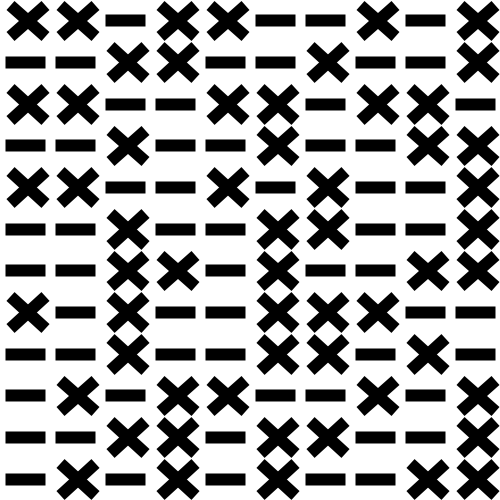
Frame 1 (no input)
Frame 60 (the mouse pressed at the canvas centre just before this capture): identical to frame 1, image omitted
Frame 120 (the mouse held since frame 60 and released just before this capture): identical to frame 1, image omitted

The Processing sketch that drew this single still picture (run headless with seeded random() and noise(); from frame 60 on, the mouse is pressed at the canvas centre):

// Processing sketch: processing_155573
// ── processing_155573.pde

float incr_x, incr_y, x, y, r;
int countLine = 0; // how many lines in a (vertical) row?
int countCross = 0; // how many crosses in a (vertical) row?
int margin = 5;
int counter = -1;
int isX[] = {
};
int val;
int steps_x, steps_y; // number of rows and columns
int max = 4; // max number of symbols in a row, vertically!

void setup() {
  size(500, 500);
  stroke(0);
  strokeWeight(12);
  strokeCap(SQUARE);

  steps_x = 10; //number of columns
  steps_y = 12; //number of lines

  incr_x = width/float(steps_x);
  incr_y = height/float(steps_y);

  drawPattern();
}

void draw() {
}

void drawPattern() {
  background(255);
  for (x = 0; x < width; x += incr_x) {
    for (y = (incr_y)/2; y < height; y += incr_y) {
      counter += 1;
      r = random(1);
      if (counter>2*steps_y-1) {
        if (isX[counter-2*steps_y]+isX[counter-steps_y]== 2) {
          val = 0;
        } 
        else if (isX[counter-2*steps_y]+isX[counter-steps_y]== 0) {
          val = 1;
        } 
        else {
          if (r >0.6) {
            val = 1;
          } 
          else {
            val = 0;
          }
        }
      } 
      else {
        if (r >0.5) {
          val = 1;
        } 
        else {
          val = 0;
        }
      }
      if (countLine == max) {
        val = 1;
      }
      if (countCross == max) {
        val = 0;
      }
      isX = append(isX, val);
      if (isX[counter] == 1) {
        isCross();
      } 
      else {
        isLine();
      }
    }
  }
}


void mouseClicked() {
  drawPattern();
}

void isCross() {
  line(x+10, y+(incr_y)/2-margin, x+(incr_x) - margin, y-(incr_y)/2 +margin);
  line(x+10, y-(incr_y)/2+margin, x+(incr_x) - margin, y+ (incr_y)/2 -margin);
  countCross += 1;
  countLine =0;
}

void isLine() {
  line(x +margin, y, x + (incr_x)-margin, y);
  countCross = 0;
  countLine +=1;
}
